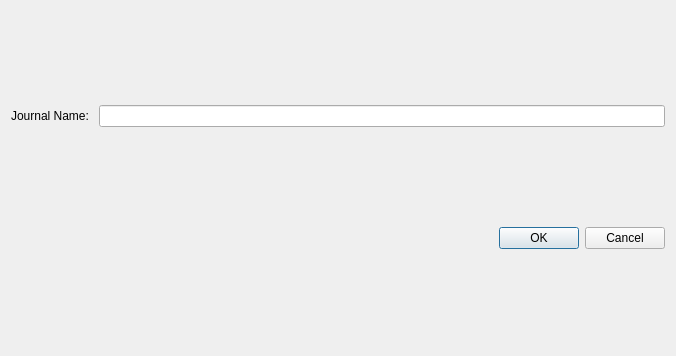
<?xml version="1.0" encoding="UTF-8"?>
<ui version="4.0">
 <class>AddJournal</class>
 <widget class="QDialog" name="AddJournal">
  <property name="geometry">
   <rect>
    <x>0</x>
    <y>0</y>
    <width>676</width>
    <height>356</height>
   </rect>
  </property>
  <property name="windowTitle">
   <string>Add Journal</string>
  </property>
  <layout class="QGridLayout" name="gridLayout">
   <item row="0" column="0">
    <widget class="QLabel" name="label">
     <property name="text">
      <string>Journal Name: </string>
     </property>
    </widget>
   </item>
   <item row="0" column="1">
    <widget class="QLineEdit" name="lineEdit"/>
   </item>
   <item row="1" column="1">
    <widget class="QDialogButtonBox" name="buttonBox">
     <property name="orientation">
      <enum>Qt::Horizontal</enum>
     </property>
     <property name="standardButtons">
      <set>QDialogButtonBox::Cancel|QDialogButtonBox::Ok</set>
     </property>
    </widget>
   </item>
  </layout>
 </widget>
 <resources/>
 <connections>
  <connection>
   <sender>buttonBox</sender>
   <signal>accepted()</signal>
   <receiver>AddJournal</receiver>
   <slot>accept()</slot>
   <hints>
    <hint type="sourcelabel">
     <x>248</x>
     <y>254</y>
    </hint>
    <hint type="destinationlabel">
     <x>157</x>
     <y>274</y>
    </hint>
   </hints>
  </connection>
  <connection>
   <sender>buttonBox</sender>
   <signal>rejected()</signal>
   <receiver>AddJournal</receiver>
   <slot>reject()</slot>
   <hints>
    <hint type="sourcelabel">
     <x>316</x>
     <y>260</y>
    </hint>
    <hint type="destinationlabel">
     <x>286</x>
     <y>274</y>
    </hint>
   </hints>
  </connection>
 </connections>
</ui>
